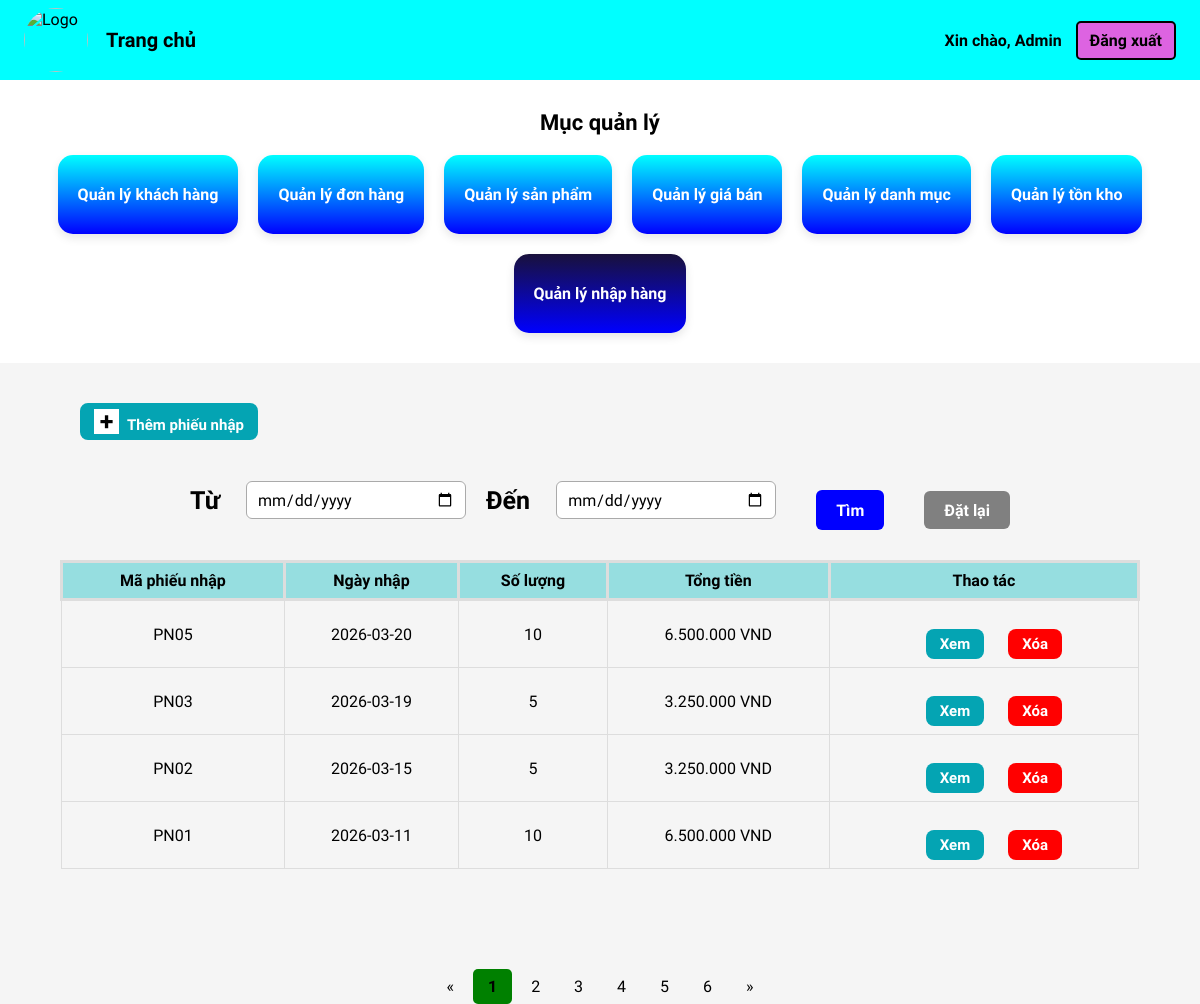
The app's page /admin/quanlynhaphang.php, older data.
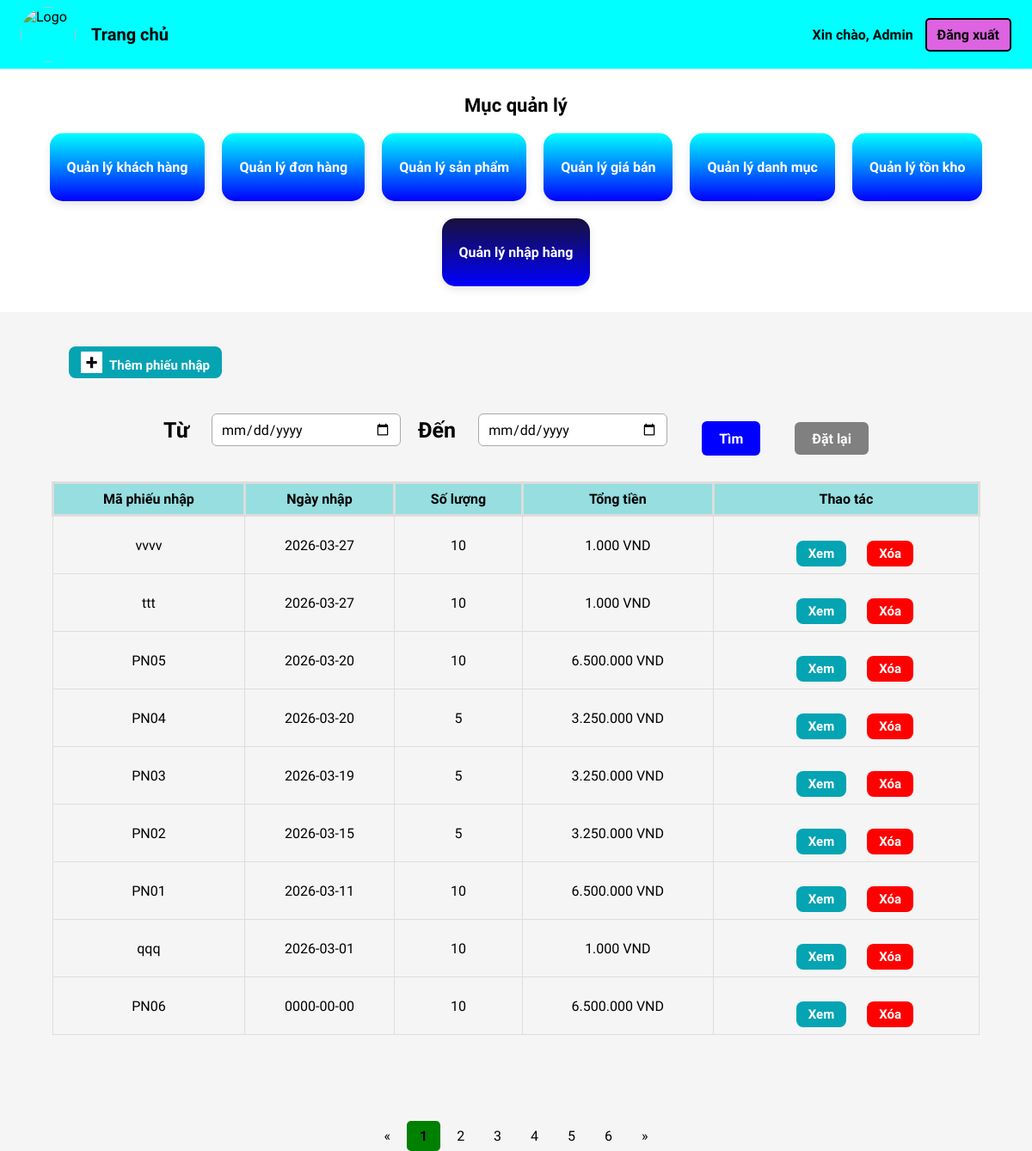
The same page, newer data.
### tables this page shows
CREATE TABLE `purchase_receipts` (
  `id` int(11) NOT NULL,
  `receipt_code` varchar(20) DEFAULT NULL,
  `import_date` date DEFAULT NULL,
  `total_quantity` int(11) DEFAULT 0,
  `total_value` decimal(12,2) DEFAULT 0.00
);

### admin/quanlynhaphang.php (the view, shortened to what this page needs)
<?php
$conn = new mysqli("localhost","root","","hobbystore");
$conn->set_charset("utf8");
$from = isset($_GET['from']) ? $_GET['from'] : "";
$to = isset($_GET['to']) ? $_GET['to'] : "";
$sql = "SELECT * FROM purchase_receipts WHERE 1";
$sql .= " ORDER BY import_date DESC";
$result = $conn->query($sql);
?>
<!DOCTYPE php>
<php lang="en">
<head>
  <link rel="stylesheet" href="assets/css/style.css">
  <link rel="stylesheet" href="assets/css/settings.css">
  <link rel="stylesheet" href="assets/css/product-page.css">
  <link rel="stylesheet" href="assets/css/view-cart.css">
  <link rel="stylesheet" href="https://cdnjs.cloudflare.com/ajax/libs/font-awesome/6.5.0/css/all.min.css">
</head>
<nav class="navbar">
  <div class="nav-left">
    <a href="admin.php" class="logo-link">
      <img src="assets/img/logo.png" alt="Logo" class="navbar-logo">
    </a>
    <a href="admin.php" class="nav-home">Trang chủ</a>
  </div>
  <div class="nav-right">
    <span class="hello">Xin chào, Admin</span>
    <a href="adminlogin.php" class="logout-btn">Đăng xuất</a>
  </div>
</nav>
<body>
<section class="overview-menu">
  <h2>Mục quản lý</h2>
  <div class="menu-grid">
  <a href="customer.php">
    <div class="menu-card">
      <h3>Quản lý khách hàng</h3>
    </div>
    </a>
    <a href="shiping.php">
    <div class="menu-card">
      <h3>Quản lý đơn hàng</h3>
    </div>
    </a>
    <a href="quanlysp.php">
    <div class="menu-card" >
      <h3>Quản lý sản phẩm</h3>
    </div>
    </a>
    <a href="lndm.php">
    <div class="menu-card" >
      <h3>Quản lý giá bán</h3>
    </div>
    </a>
    <a href="quanlydm.php">
    <div class="menu-card" >
      <h3>Quản lý danh mục</h3>
    </div>
    </a>
    <a href="tracuusoluong.php">
    <div class="menu-card" ">
      <h3>Quản lý tồn kho</h3>
    </div>
    </a>
    <a href="quanlynhaphang.php">
    <div class="menu-card" style="background: linear-gradient(to bottom,#19113b,blue);">
      <h3>Quản lý nhập hàng</h3>
    </div>
    </a>
  </div>
</section>
<form action="thempn.php" method="get" class="themsp">
<button type="submit" class="bt-them"><i class="fa-solid fa-plus"></i>Thêm phiếu nhập</button>
</form>
	<div class="search-box">
  <form action="quanlynhaphang.php" class="search-advanced">
    <label style="font-size:25px;">Từ</label>
<input type="date" name="from" value="<?php echo $from; ?>">
<label style="font-size:25px;">Đến</label>
<input type="date" name="to" value="<?php echo $to; ?>">
<button type="submit" class="btn-tim">Tìm</button>
<a href="quanlynhaphang.php">
<button type="button" style="height:38px;background:gray;">Đặt lại</button>
</a>
</form>
	<table>
    <tr>
        <th>Mã phiếu nhập</th>
        <th>Ngày nhập</th>
        <th>Số lượng</th>
        <th>Tổng tiền</th>
        <th>Thao tác</th>
    </tr>
    <?php
    if ($result->num_rows > 0) {
        while($row = $result->fetch_assoc()) {
            $code = htmlspecialchars($row["receipt_code"]);
            echo "<tr>";
            echo "<td>" . $code . "</td>";
            echo "<td>" . $row["import_date"] . "</td>";
            echo "<td>" . $row["total_quantity"] . "</td>";
            echo "<td>" . number_format($row["total_value"], 0, ',', '.') . " VND</td>";
            echo "<td>
                <a href='xempn.php?code=" . urlencode($row["receipt_code"]) . "'>
                    <button class='bt-them' style='background:#04a4b3;'>Xem</button>
                </a>
                <a href='quanlynhaphang.php?xoa=" . urlencode($row["receipt_code"]) . "' onclick=\"return confirm('Bạn có chắc muốn xóa phiếu nhập này?')\">
                    <button class='bt-them' style='background:red;'>Xóa</button>
                </a>
            </td>";
            echo "</tr>";
        }
    } else {
        echo "<tr><td colspan='5'>Không có dữ liệu</td></tr>";
    }
    ?>
	</table>
<div class="pagination" style="margin-top:100px;margin-bottom:50px;">
  <a href="quanlynhaphang.php">&laquo;</a>
  <a href="quanlynhaphang.php" class="active">1</a>
  <a href="quanlynhaphang.php">2</a>
  <a href="quanlynhaphang.php">3</a>
  <a href="quanlynhaphang.php">4</a>
  <a href="quanlynhaphang.php">5</a>
  <a href="quanlynhaphang.php">6</a>
  <a href="quanlynhaphang.php">&raquo;</a>
</div>
</body>
</php>

Row changes from the older to the newer data that the page shows:
added purchase_receipts: receipt_code "vvvv", import_date "2026-03-27", total_quantity "10", total_value "1.000"
added purchase_receipts: receipt_code "ttt", import_date "2026-03-27", total_quantity "10", total_value "1.000"
added purchase_receipts: receipt_code "PN04", import_date "2026-03-20", total_quantity "5", total_value "3.250.000"
added purchase_receipts: receipt_code "qqq", import_date "2026-03-01", total_quantity "10", total_value "1.000"
added purchase_receipts: receipt_code "PN06", import_date "0000-00-00", total_quantity "10", total_value "6.500.000"
